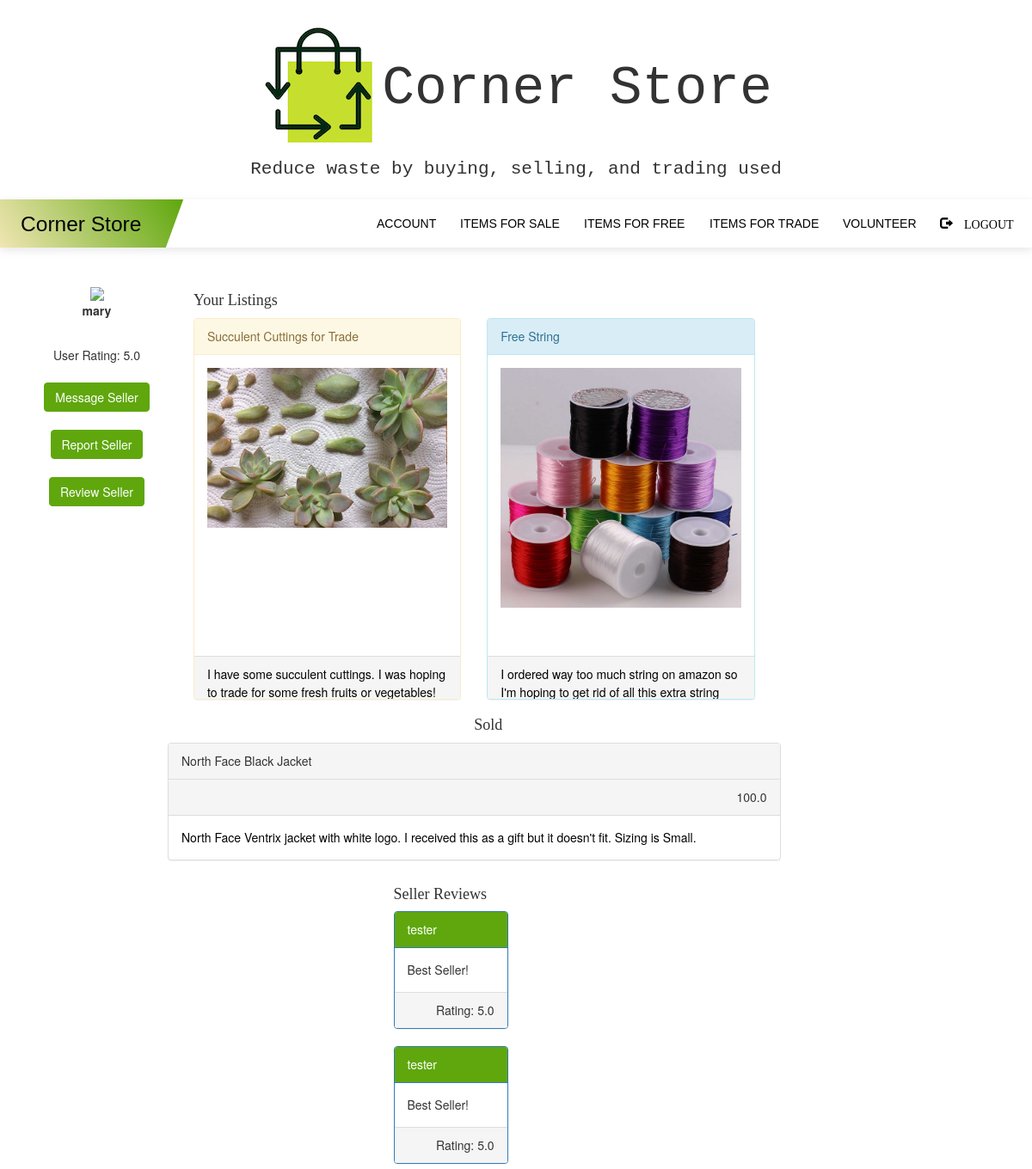
The app's page /viewprofile/3 (signed in) with its own data.
### myapp/models.py (models this page shows, shortened)
class User(UserMixin, db.Model):
    __tablename__ = 'users'
    id = db.Column(db.Integer, primary_key=True)
    username = db.Column(db.String(64), unique=True, index=True)
    email = db.Column(db.String(128), unique=True)
    password = db.Column(db.String(128))
    admin = db.Column(db.String(10))
    agency = db.Column(db.String(10))
    verified = db.Column(db.String(10))
    profile = db.relationship('Profile', backref='users', lazy='dynamic')
    listings = db.relationship('Listing', backref='users', lazy='dynamic')
    volunteer = db.relationship('Volunteer', backref='users', lazy='dynamic')
    bevolunteer = db.relationship('BeVolunteer', backref='users', lazy='dynamic')
    report = db.relationship('Report', backref='users', lazy='dynamic')
    review = db.relationship('Review', backref='users', lazy='dynamic')
    rating = db.relationship('Rating', backref='users', lazy='dynamic')
    def __repr__(self):
        return f'{self.username}'

class Rating(db.Model):
    id = db.Column(db.Integer, primary_key=True)
    rating = db.Column(db.Float(3), default=None)
    user_id = db.Column(db.Integer, db.ForeignKey('users.id'))

class Listing(db.Model):
    id = db.Column(db.Integer, primary_key=True)
    image_file = db.Column(db.String(20),nullable=False,default='default.jpg')
    name = db.Column(db.String(64))
    description = db.Column(db.String(512))
    location = db.Column(db.Integer)
    agency = db.Column(db.String(128))
    warehouse = db.Column(db.Boolean, default=False)
    free = db.Column(db.Boolean, default=False)
    price = db.Column(db.Float, default=0.00)
    trade = db.Column(db.Boolean, default=False)
    user_id = db.Column(db.Integer, db.ForeignKey('users.id'))
    status = db.Column(db.String, default='For Sale')

class Review(db.Model):
    id = db.Column(db.Integer, primary_key=True)
    rating = db.Column(db.Float)
    name = db.Column(db.String)
    review = db.Column(db.String(256))
    user_id = db.Column(db.Integer, db.ForeignKey('users.id'))

### myapp/routes.py (the view)
@myapp_obj.route('/viewprofile/<int:val>')
def viewProfile(val):
    user_id = val
    user = User.query.get(val)
    print(user)
    listings = Listing.query.filter(Listing.user_id==user_id)
    rating = Rating.query.filter(user_id==val).first()
    a = Review.query.filter(Review.user_id==val).all()
    count = Listing.query.filter(Listing.user_id==user_id).count()
    sold = Listing.query.filter(Listing.user_id==user_id and Listing.status=='Sold').count()
    return render_template('viewprofile.html', rating=rating, user=user, count=count, sold=sold, listings=listings, a=a)

### myapp/models.py (called while the page is built)
@login.user_loader
def load_user(id):
    return User.query.get(int(id))

### myapp/templates/viewprofile.html (shortened to what this page needs)
{% extends "base.html" %}
{% block content %}
<br><br>
<div class="container rounded bg-white mt-5 mb-5">
    <div class="row">
        <div class="col-md-2 border-right">
            <div class="d-flex flex-column align-items-center text-center p-3 py-5">
                <img class="rounded-circle mt-5" width="150px" src="https://st3.depositphotos.com/15648834/17930/v/600/depositphotos_179308454-stock-illustration-unknown-person-silhouette-glasses-profile.jpg">
                <br> <center><strong><span class="font-weight-bold"> {{ user.username}}</span></strong>
                <br><span> User Rating: {{rating.rating}}</span> <br><br>
                <span><a href="/listings"> <button type="button" class="btn btn-primary">Message Seller</button> </a></span><br><br>
                <span><a href="/report/{{user.id}}"><button type="button" class="btn btn-primary">Report Seller</button></a></span><br><br>
                <span><a href="/reviewthis/{{user.id}}"><button type="button" class="btn btn-primary">Review Seller</button></a></span>
            </center>
            </div>
        </div>
        <div class="col-md-7 border-right">
            <div class="p-3 py-5">
                <h4 style='font-family: Monaco;'>Your Listings</h4>
                <div class="row mt-2">
                  {% if count > 0 %}
                    {% for i in listings %}
                    <div class="col-sm-6">
                        {% if i.status == 'For Sale' %}
                        <a href="/managelistings/{{i.id}}">
                          {% if i.price > 0.0 %}
                              <div class="panel panel-success">
                                  <div class="panel-heading">{{ i.name }}</div>
                                  <div class="panel-body" style="height:350px;overflow-y: scroll;"><img src="/static/listing_pics/{{i.image_file}}" class="img-responsive" style="width:100%" alt="Image"></div>
                                  <div class="panel-footer" style="height: 50px;overflow-y: scroll;">{{ i.description }}</div>
                            </div>
                            {% elif i.free %}
                            <div class="panel panel-info">
                                <div class="panel-heading">{{ i.name }}</div>
                                <div class="panel-body" style="height:350px;overflow-y: scroll;"><img src="/static/listing_pics/{{i.image_file}}" class="img-responsive" style="width:100%" alt="Image"></div>
                                <div class="panel-footer" style="height: 50px;overflow-y: scroll;">{{ i.description }}</div>
                          </div>
                          {% else %}
                          <div class="panel panel-warning">
                              <div class="panel-heading">{{ i.name }}</div>
                              <div class="panel-body" style="height:350px;overflow-y: scroll;"><img src="/static/listing_pics/{{i.image_file}}" class="img-responsive" style="width:100%" alt="Image"></div>
                              <div class="panel-footer" style="height: 50px;overflow-y: scroll;">{{ i.description }}</div>
                        </div>
                        {% endif %}
                          </div>
                        {% endif %}
                    {% endfor %}
                    {% else %}
                    <div class='well'>
                    <p> None </p>
                  </div>
                    {% endif %}
                  </div>
                    <div class="p-3 py-5">
                    <h4 style='font-family: Monaco;'>Sold</h4>
                    <div class="row mt-2">
                    {% if sold > 0 %}
                    {% for i in listings %}
                        {% if i.status == 'Sold' %}
                        <a href="/managelistings/{{i.id}}">
                        <div class="panel panel-default">
                          <div class="panel-heading">
                            <div class="col">{{ i.name }}</div>
                        </div>
                        <div class="panel-heading">
                                <div class='col', style="text-align:right">
                            {% if i.price==0.00 %}
                                Free
                            {% else %}
                                {{i.price }}
                            {% endif %}
                        </div>
                    </div>
                          <div class="panel-body">
                            {{ i.description }} </div>
                        </div>
                    </a>
                        {% endif %}
                    {% endfor %}
                    {% else %}
                    <div class='well'>
                    <p> None </p>
                  </div>
                    {% endif %}
                </div>
            </div>
        </div>
        <div class="col-md-4">
        </div>
    </div>
    <div class="col-md-3 border-left">
      <h4 style='font-family: Monaco;'>Seller Reviews</h4>
<div class="plzwork" style="overflow-y:auto; height:300px">
  {% for x in a %}
  <div class="p-3 py-5">
    <div class="panel panel-primary">
      <div class="panel-heading" style="background-color:#5fa70d">{{ x.name }}</div>
      <div class="panel-body">{{x.review}}</div>
      <div class="panel-footer" style="text-align:right; backgroud-color:white;">Rating: {{ x.rating }}</div>
</div>
</div>
{% endfor %}
</div>
</div>
</div>
{% endblock %}

### myapp/static/nav.css (style rules this page uses)
button { background: none; box-shadow: none; border: none; cursor: pointer; }
html { scroll-behavior: smooth; }
body { line-height: 1.5em; padding: 0; margin: 0; }
a:link, a:visited, a:active { text-decoration: none; color: black; }
.btn-primary { color: #fff; background-color: #5fa70d; border-color: #5fa70d; }

### myapp/templates/base.html (style rules this page uses)
img { max-width: 100%; max-height: 100%; }

### records on screen
User: username "mary"
Rating: rating "5.0"
Listing: name "Succulent Cuttings for Trade", image_file (picture), description "I have some succulent cuttings. I was hoping to trade for some fresh fruits or vegetables!"
Listing: name "Free String", image_file (picture), description "I ordered way too much string on amazon so I'm hoping to get rid of all this extra string…"
Listing: name "North Face Black Jacket", price "100.0", description "North Face Ventrix jacket with white logo. I received this as a gift but it doesn't fit. Sizing is Small."
Review: name "tester", review "Best Seller!", rating "5.0"
Review: name "tester", review "Best Seller!", rating "5.0"
